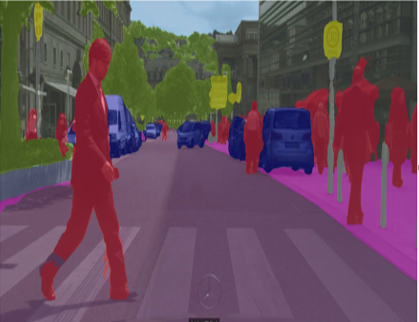
#> input picture CLASE5_PYTHONTEC/imagen.PNG, 419 x 322 px, found by its file name
$ python imagenes1.py
#> lines starting #> are read from the running program, lines starting #| are printed output that depends on the picture
import numpy as np
import cv2
#realizar la lectura de una imagen
#----BGR----
img=cv2.imread("imagen.png")
#> img is the input picture: shape (322, 419, 3); mean B, G, R 90.8, 77, 102.6
#determinar el numero de dimensiones
dimen=img.ndim
#> dimen = 3
#determinar la forma
forma=img.shape
#> forma = (322, 419, 3)
print("dimensiones ",dimen)
#| dimensiones  3
print("forma ",forma)
#| forma  (322, 419, 3)
b=img[:,:,0]
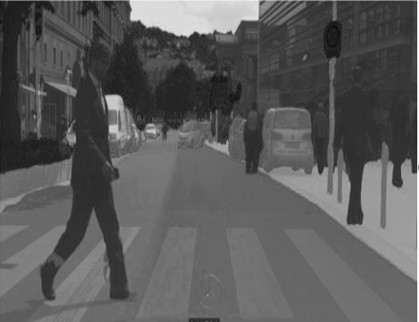
#> b: shape (322, 419); min 12, max 255, mean 90.8
g=img[:,:,1]
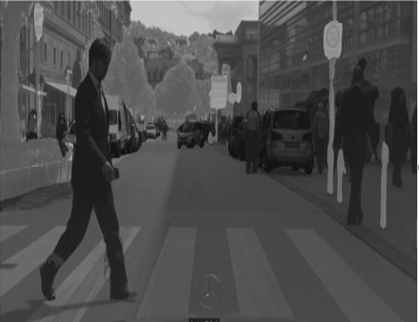
#> g: shape (322, 419); min 10, max 255, mean 77
r=img[:,:,2]
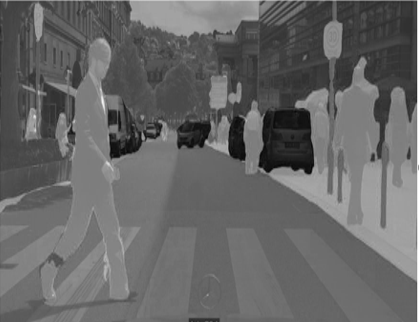
#> r: shape (322, 419); min 3, max 255, mean 102.6
cv2.imshow("IMAGEN1",img)
#eliminando toda la capa rojo
img[:,:,2]=0
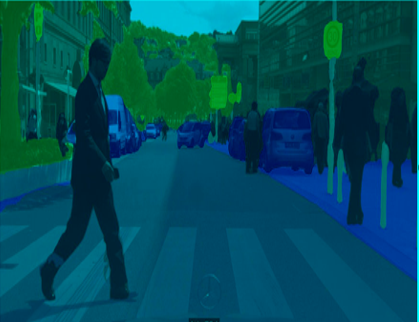
#> img: shape (322, 419, 3); mean B, G, R 90.8, 77, 0
cv2.imshow("IMAGEN SIN ROJO",img)
#combinación de capas
ig=0.29*r+0.58*g+0.114*b
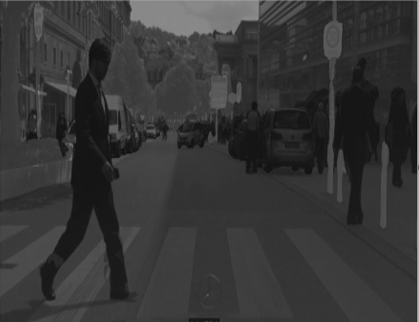
#> ig: shape (322, 419) float64; min 14.54, max 177, mean 55
#convertir a entero
i2=np.uint8(ig)
#ecualizar el histograma
i2e=cv2.equalizeHist(i2)
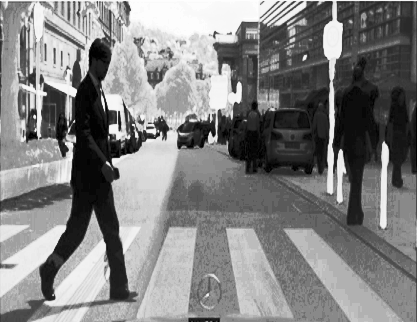
#> i2e: shape (322, 419); min 0, max 255, mean 130.5
cv2.imshow("IMAGEN EN ESCALA GRISES",i2)
cv2.imshow("IMAGEN ECUALIZADA",i2e)
#CALCULAR EL HISTOGRAMA DE UNA IMAGEN A ESCALA DE GRISES
histo=cv2.calcHist([i2],[0],None,[256],[0,256])
#> histo = 256 values, max 7636 at index 54, min 0 at index 0, mean 527
histoe=cv2.calcHist([i2e],[0],None,[256],[0,256])
#> histoe = 256 values, max 7636 at index 137, min 0 at index 1, mean 527
cv2.waitKey(0)
from matplotlib import pyplot as plt
plt.subplot(121)
plt.plot(histo)
plt.title("HISTOGRAMA")
plt.xlabel("NIVEL DE INTENSIDAD")
plt.ylabel("NÚMERO DE PIXELES")
plt.subplot(122)
plt.plot(histoe)
plt.title("HISTOGRAMA ECUALIZADO")
plt.xlabel("NIVEL DE INTENSIDAD")
plt.ylabel("NÚMERO DE PIXELES")
plt.show()
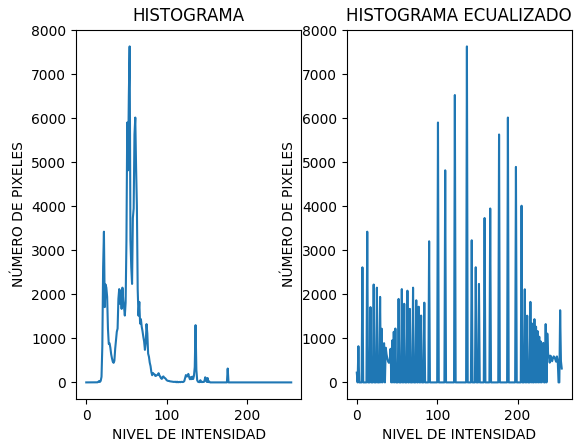
#> figure drawn by matplotlib, 2 panels; panel 1: curve peaks at x = 54, y = 7636; panel 2: curve peaks at x = 137, y = 7636
